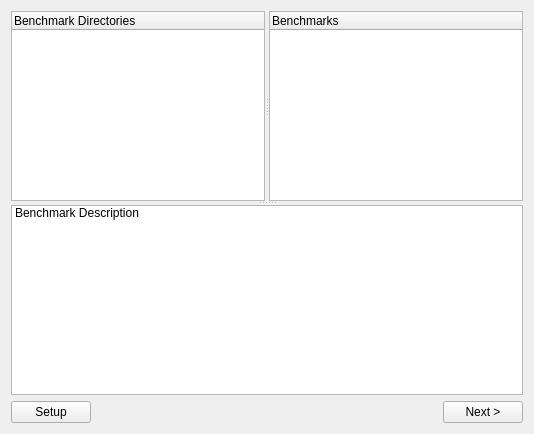
      <widget class="QWidget" name="tabBenchmarks">
       <attribute name="title">
        <string>Benchmarks</string>
       </attribute>
       <layout class="QVBoxLayout" name="verticalLayout_9">
        <item>
         <widget class="QSplitter" name="splitter_7">
          <property name="orientation">
           <enum>Qt::Vertical</enum>
          </property>
          <widget class="QSplitter" name="splitter_6">
           <property name="orientation">
            <enum>Qt::Horizontal</enum>
           </property>
           <widget class="QTreeWidget" name="benchmark_tree">
            <property name="whatsThis">
             <string>&lt;html&gt;&lt;head/&gt;&lt;body&gt;&lt;p&gt;&lt;span style=&quot; color:#000000;&quot;&gt;This tab page allows one to set up a benchmark. Select a benchmark directory in the upper left panel and then select a benchmark in the the upper right panel. Then clicking the 'setup' button will set up the benchmark. Click 'next' to move to the next step.&lt;/span&gt;&lt;/p&gt;&lt;/body&gt;&lt;/html&gt;</string>
            </property>
            <column>
             <property name="text">
              <string>Benchmark Directories</string>
             </property>
            </column>
           </widget>
           <widget class="QTreeWidget" name="benchmark_list">
            <property name="contextMenuPolicy">
             <enum>Qt::ActionsContextMenu</enum>
            </property>
            <column>
             <property name="text">
              <string>Benchmarks</string>
             </property>
            </column>
           </widget>
          </widget>
          <widget class="QListWidget" name="benchmark_description">
           <item>
            <property name="text">
             <string>Benchmark Description</string>
            </property>
           </item>
          </widget>
         </widget>
        </item>
        <item>
         <layout class="QHBoxLayout" name="_4">
          <property name="spacing">
           <number>6</number>
          </property>
          <property name="margin">
           <number>0</number>
          </property>
          <item>
           <widget class="QPushButton" name="button_setup">
            <property name="toolTip">
             <string>Setup the benchmark</string>
            </property>
            <property name="text">
             <string>Setup</string>
            </property>
           </widget>
          </item>
          <item>
           <spacer name="Spacer3">
            <property name="orientation">
             <enum>Qt::Horizontal</enum>
            </property>
            <property name="sizeType">
             <enum>QSizePolicy::Expanding</enum>
            </property>
            <property name="sizeHint" stdset="0">
             <size>
              <width>20</width>
              <height>20</height>
             </size>
            </property>
           </spacer>
          </item>
          <item>
           <widget class="QPushButton" name="nextStep_benchmarks">
            <property name="toolTip">
             <string>Go to next tab page</string>
            </property>
            <property name="text">
             <string>Next &gt;</string>
            </property>
           </widget>
          </item>
         </layout>
        </item>
       </layout>
      </widget>
